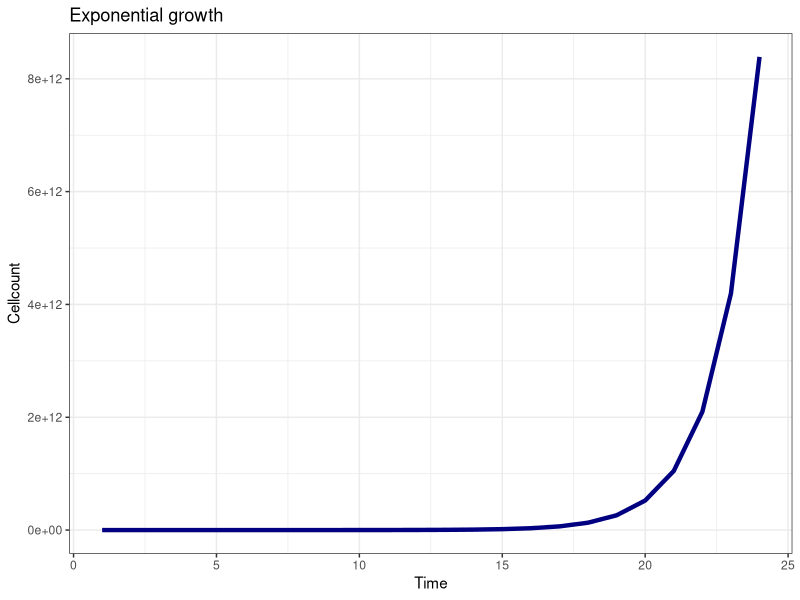
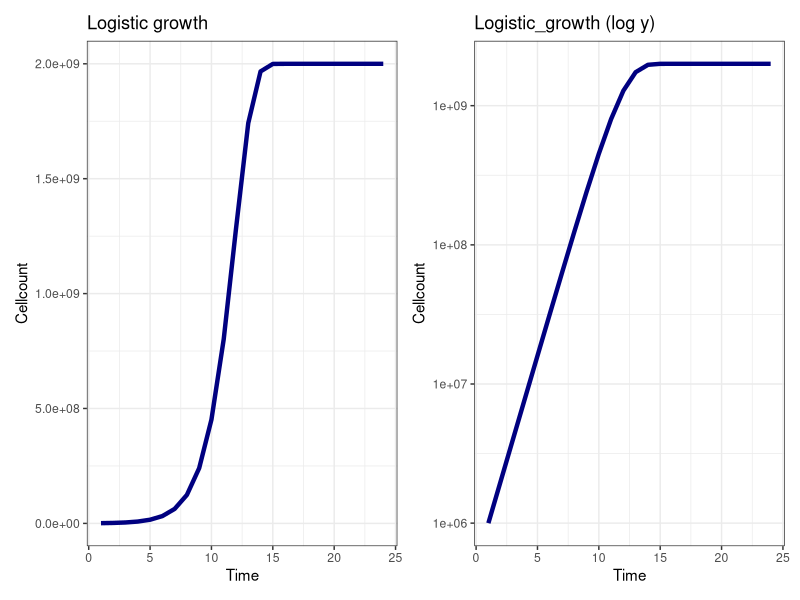
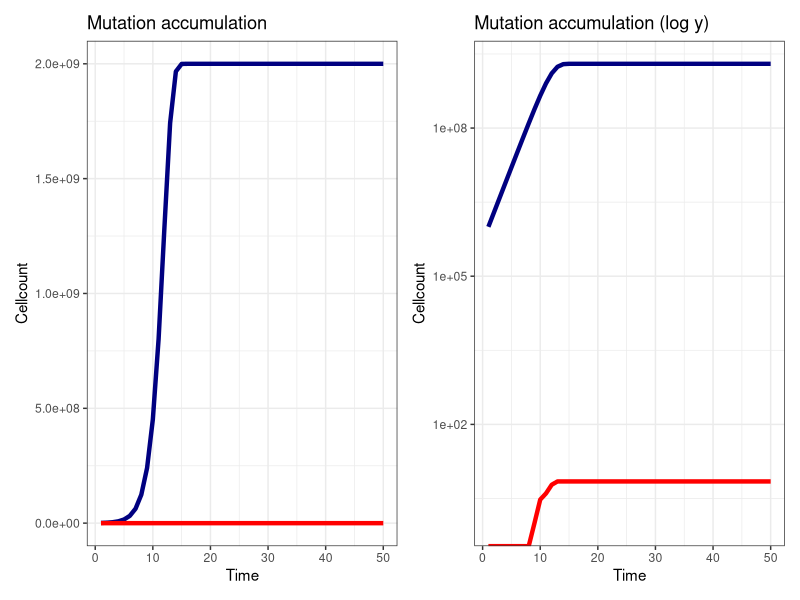
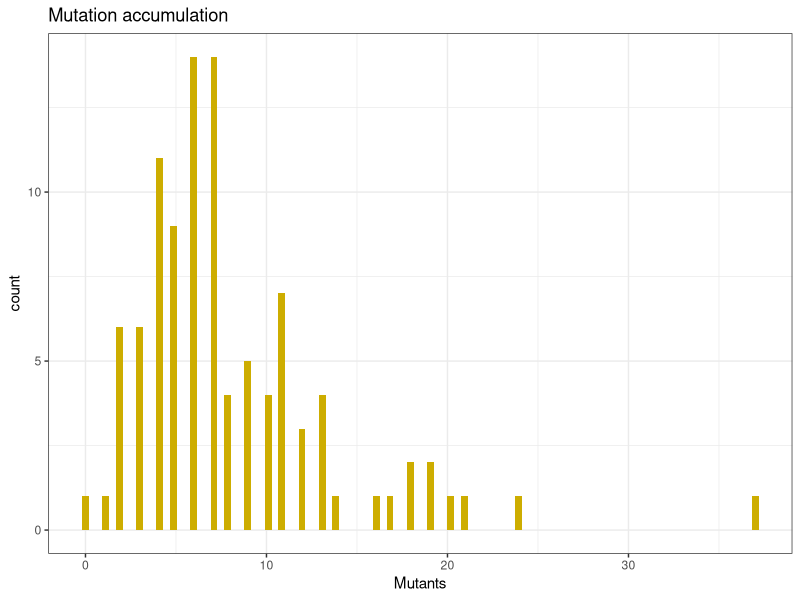
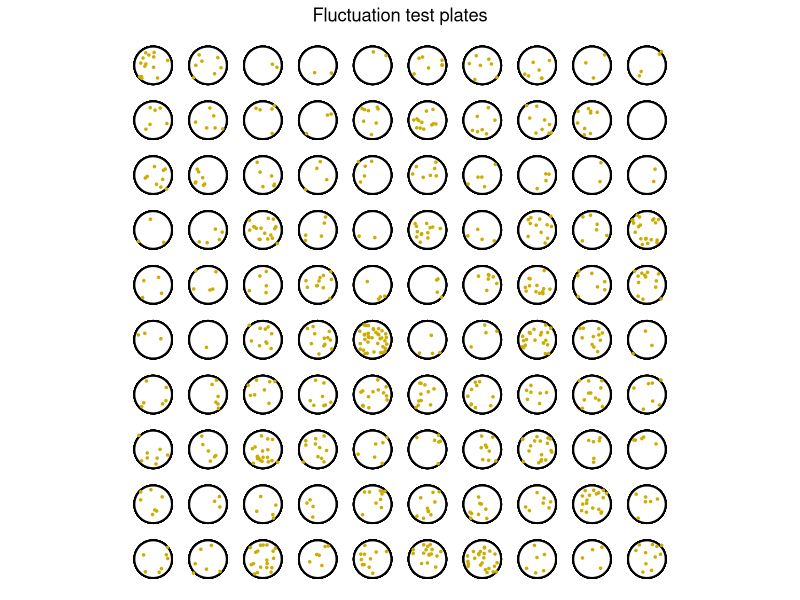

R code for these plots, in order:
## ---- chunk 1
knitr::opts_chunk$set(echo = TRUE)

# Setup chunk always runs when opening your RMD project. Instead of just blindly
# trying to install the packages, I first test if they are already installed by
# using `require`. 

if(!require(dqrng)) install.packages("dqrng", repos = "http://cran.us.r-project.org") # Random number generator
if(!require(tidyr)) install.packages("tidyr", repos = "http://cran.us.r-project.org") # R Data manipulation tricks 
if(!require(ggplot2)) install.packages("ggplot2", repos = "http://cran.us.r-project.org") # Plotting
if(!require(patchwork)) install.packages("patchwork", repos = "http://cran.us.r-project.org") # Putting plots next to eachother

library(dqrng)
library(dplyr)
library(ggplot2)
library(patchwork)

theme_set(theme_bw())
set.seed(5)

## ---- chunk 2


# Below is a simple function to model exponential growth. The speed of exponential
# growth is given by 'r', where r > 1 gives exponential growth, and r < 1 gives
# expontential decay. 

exponentialGrowth=function(maxTime, r){
  N <- 1e6 # Initial population size. In modelling, usually denoted with 'N'
  t <- 1
  output <- data.frame(Time=t,Cellcount=N)
  while(t<maxTime){
      
     #every generation the population size doubles
     N <- r*N
     t <- t+1
     output <- rbind(output,data.frame(Time=t,Cellcount=N))
  }
  #return the size of the population at the end of the function
  return(output)
}

exp_growth=exponentialGrowth(24,2) # With r=2, the population simply doubles every time step
 
## If you want to plot with base R, see:
# plot(x=exp_growth$time,y=exp_growth$cellcount,type="l")

## But I like ggplot:
exp_growth %>% 
  ggplot(aes(x=Time,y=Cellcount)) +
  geom_line(col="navy",size=1.5) +
  ggtitle("Exponential growth")

## ---- chunk 3

# Logistic growth is a way to model a population growing to a certain carrying 
# capacity 'K' with growth rate 'r'. In this equation, all r>0 gives growth (so please note: it's different from the r above!)

logisticGrowth=function(maxTime, K, r){
  N <- 1e6 # Initial population size
  t <- 1
  output <- data.frame(Time=t,Cellcount=N)
  while(t<maxTime){
      
     #every generation the population size doubles
     N <- N + N * r * (1 - (N/K))
     t <- t+1
     output <- rbind(output,data.frame(Time=t,Cellcount=N))
  }
  #return the size of the population at the end of the function
  return(output)
}

log_growth=logisticGrowth(24, 2*10e8, 1.0)

p1 <- log_growth %>% 
  ggplot(aes(x=Time,y=Cellcount)) +
  geom_line(col="navy",size=1.5) +
  ggtitle("Logistic growth") 


p2 <- p1 + scale_y_log10() + ggtitle("Logistic_growth (log y)")

p1 + p2
## ---- chunk 4

genomeLength=4629812 #Escherichia coli B REL606
mutationRate=2.2* 10^(-10) #Lee et al. 2012 PNAS
maxPopSize=2*10^8 #max population size in the simulation

MutationAccumulation=function(maxTime, K, r){
  N <- 1e6 # Initial population size
  t <- 1
  M <- 0 # No. mutants
  output <- data.frame(Time=t,Cellcount=N,Mutants=M)
  while(t<maxTime){
     
     N_births <- floor(N * r * (1 - (N+M)/K))
     #num_of_new_mutants <- N_births*mutationRate*genomeLength
     
     num_of_new_mutants <- rbinom(1, N_births, mutationRate*13) # Mutation rate is per basepair, and there are 13 mutations known 
     #num_of_new_mutants <- floor(N_births * mutationRate*13)   # If mutations weren't random
     N <- floor(N + N * r * (1 - (N+M)/K) - num_of_new_mutants)
     M <- floor(M + M * r * (1 - (N+M)/K) + num_of_new_mutants)
   
     t <- t+1
     output <- rbind(output,data.frame(Time=t,Cellcount=N,Mutants=M))
  }
  #return the size of the population at the end of the function
  return(output)
}

experiment <- MutationAccumulation(50,2e9,1.0)

p1 <- experiment %>% 
  ggplot(aes(x=Time,y=Cellcount)) +
  geom_line(col="navy",size=1.5) +
  geom_line(aes(y=Mutants),col="red",size=1.5) +
  ggtitle("Mutation accumulation") 


p2 <- p1 + scale_y_log10() + ggtitle("Mutation accumulation (log y)")

p1 + p2

## ---- chunk 5

MutationAccumulation=function(maxTime, K, r){
  N <- 1e6 # Initial population size
  t <- 1
  M <- 0 # No. mutants
  while(t<maxTime){
     
     #every generation the population size doubles
     N_births <- floor(N * r * (1 - (N+M)/K))
     #num_of_new_mutants <- N_births*mutationRate*genomeLength
     
     num_of_new_mutants <- rbinom(1, N_births, mutationRate*13) # Mutation rate is per basepair, and there are 13 mutations known 
     #num_of_new_mutants <- floor(N_births * mutationRate*13)   # If mutations weren't random
     N <- floor(N + N * r * (1 - (N+M)/K) - num_of_new_mutants)
     M <- floor(M + M * r * (1 - (N+M)/K) + num_of_new_mutants)
   
     t <- t+1
  }
  #return the size of the population at the end of the function
  return(data.frame(Time=t,Cellcount=N,Mutants=M))
}

N<- 100 

all_experiments = data.frame()

for(i in 1:N)
{
  experiment <- MutationAccumulation(50,2e9,1.0)
  experiment$replicate <- i-1
  all_experiments <- rbind(all_experiments, experiment)
}

p1 <- all_experiments %>% filter(Time==max(Time)) %>%
  ggplot(aes(x=Mutants)) +
  geom_histogram(bins=100,fill="gold3") +
  #xlim(-2,100)+
  ggtitle("Mutation accumulation") 

p1

# Or if you want to get fancy and make it look like plates
# (note, only works when the square root of N is a whole number)

plates <- all_experiments %>%
  mutate(row=replicate%%sqrt(N)) %>%
  mutate(col=floor(replicate/sqrt(N))) %>%
  select(col,row,Mutants) %>%
  complete(row,col) 

plates <- as.data.frame(lapply(plates,rep,as.numeric(plates$Mutants)))

plates %>%
  ggplot(aes(x=col,y=row)) +
  geom_point(data=data.frame(row=floor((0:(N-1)/sqrt(N))),col=rep(1:sqrt(N),N)-1),pch=21,col="black",fill="white",stroke=1,size=12) +
  geom_jitter(data=plates,width=0.27,height=0.27,pch=20,col="gold3",size=1) +
  coord_fixed() +
  theme_void() +
  theme(plot.title=element_text(hjust=0.5)) +
  ggtitle("Fluctuation test plates",)


## ---- chunk 6

#install.packages("dqrng")
#library to quickly determine uniformly distributed random numbers
#library(dqrng)
#dqRNGkind("Xoroshiro128+")
#initializing random number generator
#dqset.seed(42)
#rng=dqrunif

########
#Parameters needed 
########

genomeLength=4629812                # Escherichia coli B REL606
mutationRate=2.2* 10^(-10)          # Lee et al. 2012 PNAS
maxPopSize=2*10^8                   # max population size in the simulation
